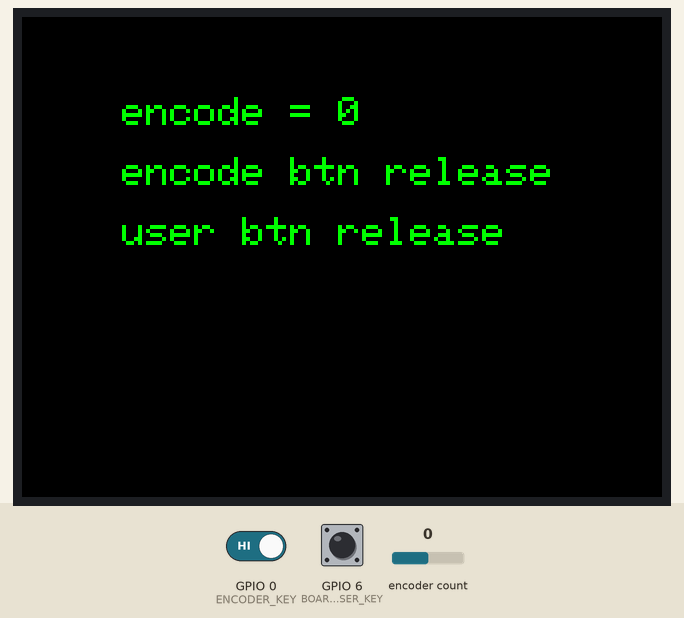
Simulated run of this sketch. Board: ESP32-S3. Shown: 320×240 colour display. The inputs (shaded band) are chosen by the test bench; at power-on: GPIO 0 (ENCODER_KEY) HIGH, encoder count 0, GPIO 6 (BOARD_USER_KEY) HIGH. What the sketch prints to the serial monitor is not drawn.

Above: at 3.4 s.
3.5 s: GPIO 0 (ENCODER_KEY) driven LOW
At 4.7 s:
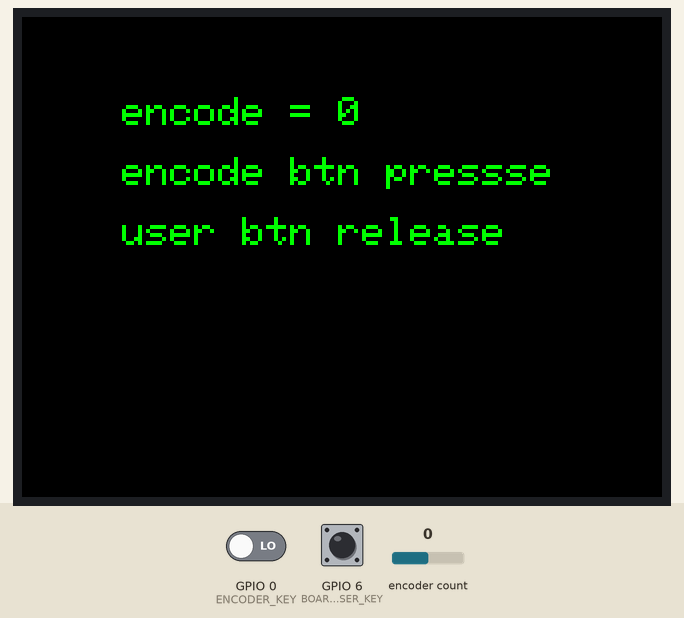
5.0 s: encoder count set to 1
6.5 s: GPIO 6 (BOARD_USER_KEY) pulled LOW for 0.15 s
At 6.58 s:
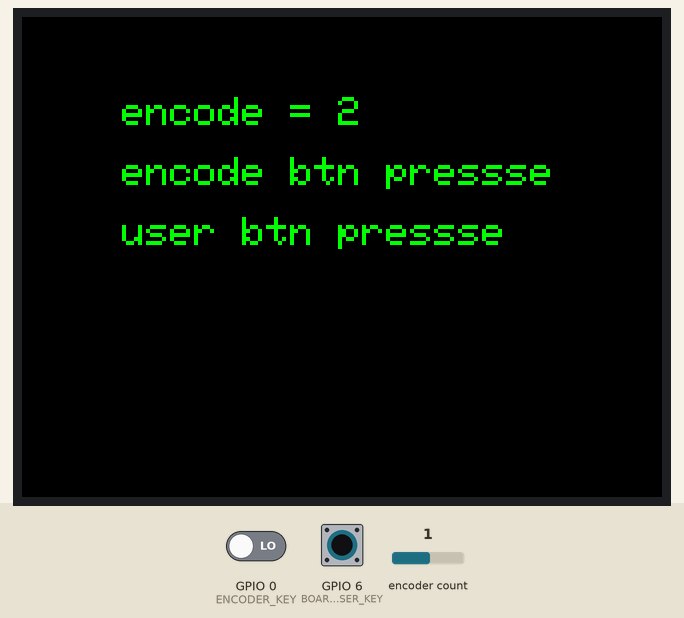
8.1 s: encoder count set to 2
At 8.4 s:
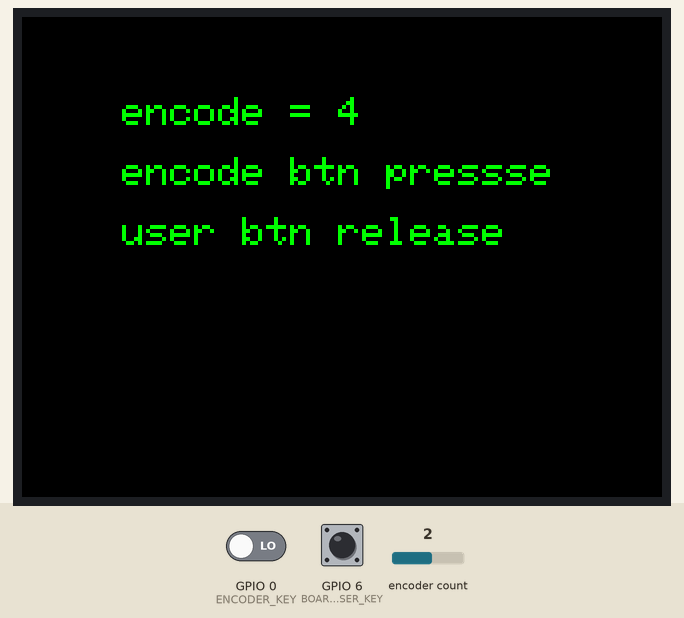
9.6 s: GPIO 6 (BOARD_USER_KEY) pulled LOW for 1 s
At 10.4 s:
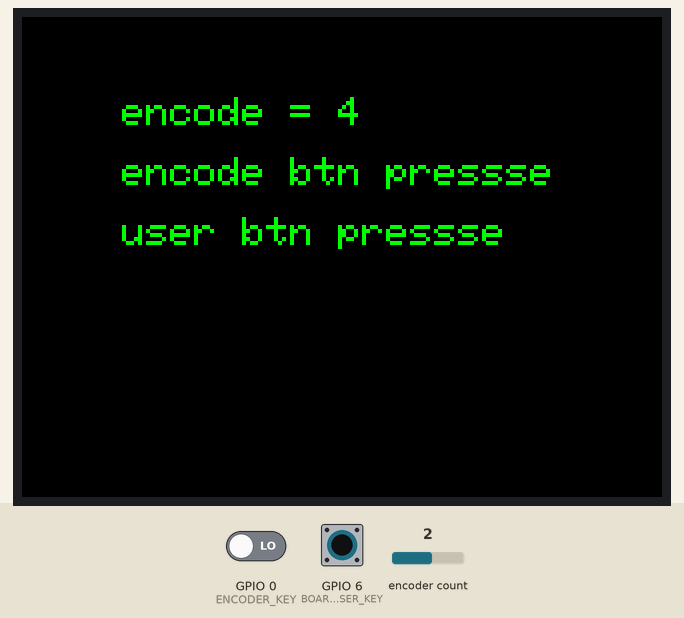
12.1 s: GPIO 0 (ENCODER_KEY) driven HIGH
At 12.6 s:
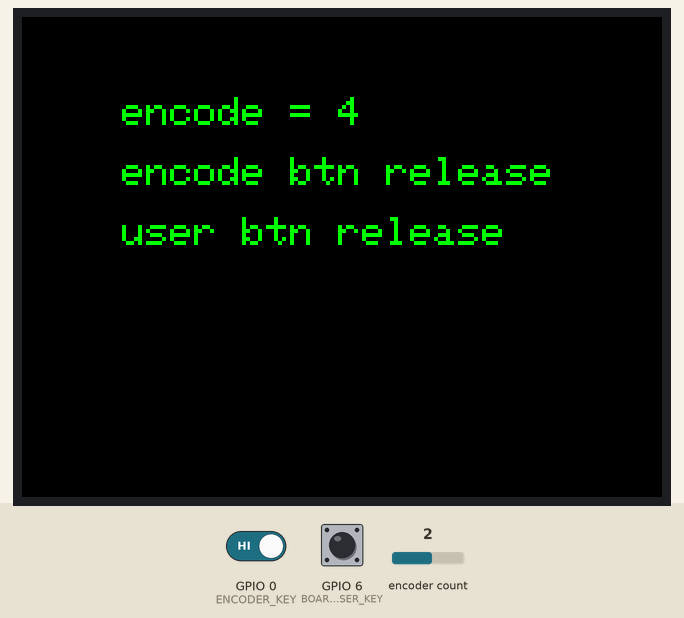
Timing chart, 0 to 14.6 s (numbered marks = the images above; inputs shaded):
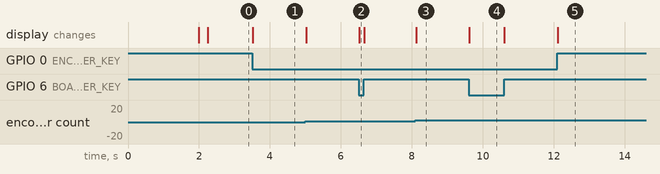

The sketch:

encode_test.ino
```cpp
#include "TFT_eSPI.h"
#include <RotaryEncoder.h>
#define ENCODER_INA 4
#define ENCODER_INB 5
#define ENCODER_KEY 0
#define BOARD_USER_KEY 6

// About LCD definition in the file: lib/TFT_eSPI/User_Setups/Setup214_LilyGo_T_Embed_PN532.h
TFT_eSPI tft;
RotaryEncoder encoder(ENCODER_INA, ENCODER_INB, RotaryEncoder::LatchMode::TWO03);

void setup(void)
{
    Serial.begin(115200);
    int start_delay = 2;
    while (start_delay) {
        Serial.print(start_delay);
        delay(1000);
        start_delay--;
    }

    tft.begin();
    tft.setRotation(3);
    tft.fillScreen(TFT_BLACK);
    tft.setTextColor(TFT_GREEN, TFT_BLACK);
    tft.setTextSize(2);
    tft.setCursor(50, 40);
    tft.print("encode = 0     ");

    pinMode(ENCODER_KEY, INPUT);
    pinMode(BOARD_USER_KEY, INPUT);
}

void loop(void)
{
    static int pos = 0;
    encoder.tick();

    int newPos = encoder.getPosition();

    if (pos != newPos) {
        // tft.fillScreen(TFT_BLACK);
        String str = String(newPos);
        int txt_width = tft.textWidth(str.c_str());
        int scr_width = tft.width();
        // tft.setCursor((scr_width - txt_width) / 2, 60);
        // tft.print(newPos);
        // tft.print(" ");

        tft.setCursor(50, 40);
        tft.printf("encode = %d     ", newPos);
        pos = newPos;

        Serial.printf("Direction = %d\n", encoder.getDirection());
    }

    if (digitalRead(ENCODER_KEY) == LOW)
    {
        tft.setCursor(50, 70);
        tft.printf("encode btn press");
    }
    else if (digitalRead(ENCODER_KEY) == HIGH)
    {
        tft.setCursor(50, 70);
        tft.printf("encode btn release");
    }

    if (digitalRead(BOARD_USER_KEY) == LOW)
    {
        tft.setCursor(50, 100);
        tft.printf("user btn press");
    }
    else if (digitalRead(BOARD_USER_KEY) == HIGH)
    {
        tft.setCursor(50, 100);
        tft.printf("user btn release");
    }
    delay(1);
}
```

Measured:
- after the input at 3.5 s, the display: changes at once (image 1)
- after the input at 6.5 s, the display: changes at once (image 2)
- after the input at 8.1 s, the display: changes at once (image 3)
- after the input at 9.6 s, the display: changes at once (image 4)
- after the input at 12.1 s, the display: changes at once (image 5)
